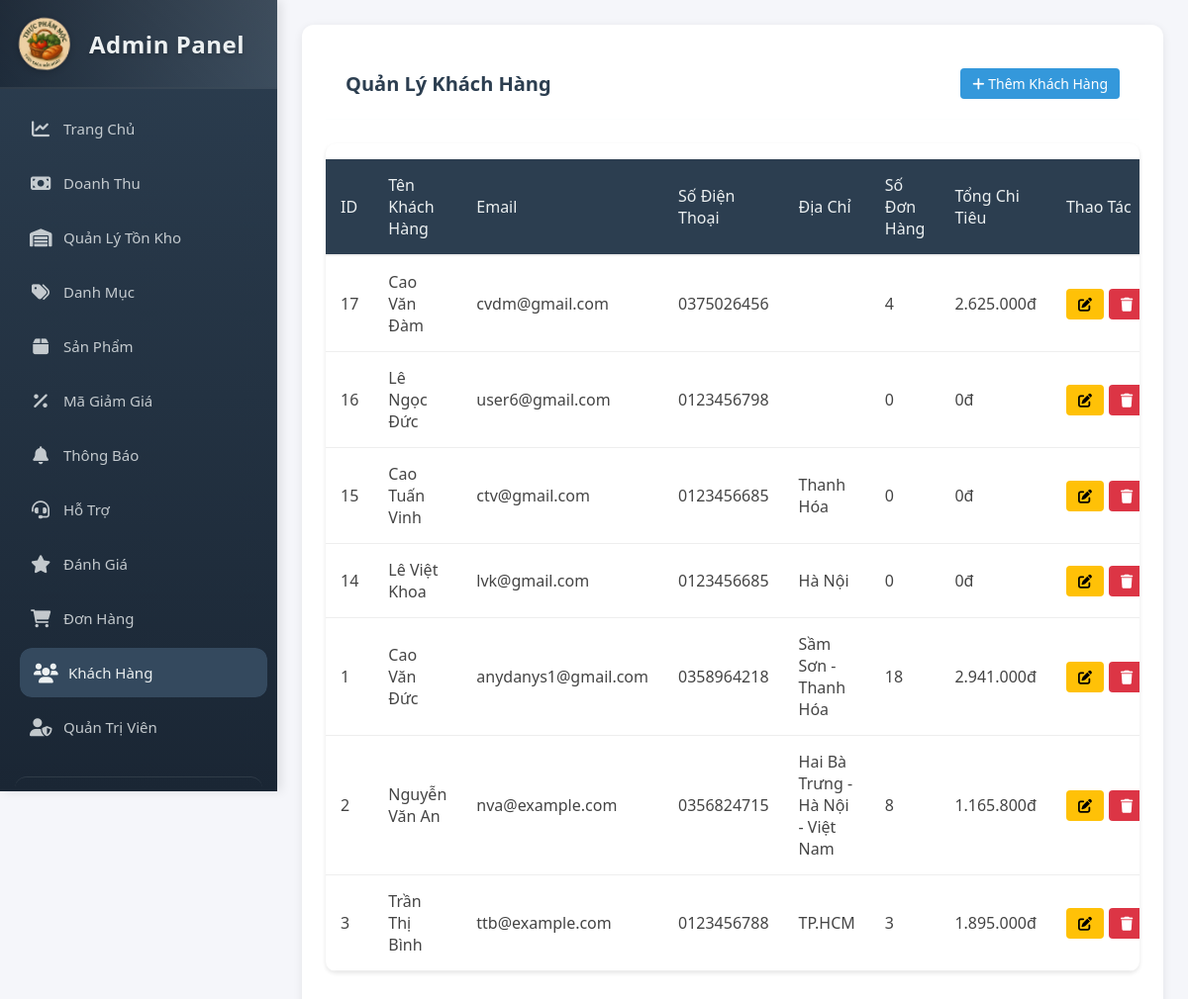
The app's page /QL_ThucPham/admin/customers.php (signed in) with its own data.
### tables this page shows
CREATE TABLE `customers` (
  `customer_id` int(11) NOT NULL,
  `username` varchar(50) NOT NULL,
  `password` varchar(255) NOT NULL,
  `name` varchar(255) NOT NULL,
  `email` varchar(255) NOT NULL,
  `phone_number` varchar(20) DEFAULT NULL,
  `address` text DEFAULT NULL,
  `created_at` timestamp NOT NULL DEFAULT current_timestamp(),
  `updated_at` timestamp NOT NULL DEFAULT current_timestamp() ON UPDATE current_timestamp()
);

### QL_ThucPham/admin/customers.php (the view, shortened to what this page needs)
<?php
$items_per_page = 10;
$current_page = isset($_GET['page']) ? (int)$_GET['page'] : 1;
$offset = ($current_page - 1) * $items_per_page;
$conn = getDBConnection();
$query = "SELECT c.*,
          (SELECT COUNT(*) FROM orders o WHERE o.customer_id = c.customer_id) as order_count,
          (SELECT SUM(total_amount) FROM orders o WHERE o.customer_id = c.customer_id) as total_spent
          FROM customers c
          ORDER BY c.created_at DESC
          LIMIT $offset, $items_per_page";
$customers = $conn->query($query);
?>
<!DOCTYPE html>
<html lang="vi">
<head>
    <link rel="stylesheet" href="assets/css/admin-style.css">
    <link rel="stylesheet" href="https://cdnjs.cloudflare.com/ajax/libs/font-awesome/6.0.0/css/all.min.css">
</head>
<body>
    <div class="admin-container">
        <?php include 'sidebar.php'; ?>
        <main class="main-content">
            <div class="card">
                <div class="card-header">
                    <h2 class="card-title">Quản Lý Khách Hàng</h2>
                    <button class="btn btn-primary" onclick="showAddForm()">
                        <i class="fas fa-plus"></i> Thêm Khách Hàng
                    </button>
                </div>
                <div class="table-container">
                    <table>
                        <thead>
                            <tr>
                                <th>ID</th>
                                <th>Tên Khách Hàng</th>
                                <th>Email</th>
                                <th>Số Điện Thoại</th>
                                <th>Địa Chỉ</th>
                                <th>Số Đơn Hàng</th>
                                <th>Tổng Chi Tiêu</th>
                                <th>Thao Tác</th>
                            </tr>
                        </thead>
                        <tbody>
                    <?php while ($customer = $customers->fetch_assoc()): ?>
                                <tr>
                                    <td><?php echo $customer['customer_id']; ?></td>
                                    <td><?php echo $customer['name']; ?></td>
                                    <td><?php echo $customer['email']; ?></td>
                                    <td><?php echo $customer['phone_number']; ?></td>
                                    <td><?php echo $customer['address']; ?></td>
                                    <td><?php echo $customer['order_count']; ?></td>
                                    <td><?php echo number_format($customer['total_spent'] ?? 0, 0, ',', '.') . 'đ'; ?></td>
                                    <td>
                                        <div class="btn-group">
                                            <button class="btn btn-warning" onclick="showEditForm(<?php echo htmlspecialchars(json_encode($customer)); ?>)">
                                        <i class="fas fa-edit"></i>
                                    </button>
                                            <button class="btn btn-danger" onclick="confirmDelete(<?php echo $customer['customer_id']; ?>)">
                                        <i class="fas fa-trash"></i>
                                    </button>
                                </div>
                                    </td>
                                </tr>
                            <?php endwhile; ?>
                        </tbody>
                    </table>
                </div>
            </div>
        </main>
    </div>
</body>
</html>

### QL_ThucPham/admin/assets/css/admin-style.css (style rules this page uses)
:root { --primary-color: #2c3e50; --secondary-color: #34495e; --accent-color: #3498db; --success-color: #2ecc71; --danger-color: #e74c3c; --warning-color: #f1c40f; --text-color: #2c3e50; --light-bg: #f5f6fa; --white: #ffffff; --shadow: 0 2px 4px rgba(0,0,0,0.1); }
* { margin: 0; padding: 0; box-sizing: border-box; font-family: 'Segoe UI', Tahoma, Geneva, Verdana, sans-serif; }
body { background-color: var(--light-bg); color: var(--text-color); }
.admin-container { display: flex; min-height: 100vh; }
.main-content { flex: 1; padding: 2rem; margin-left: 250px; }
.card { background: var(--white); border-radius: 10px; padding: 1.5rem; margin-bottom: 1.5rem; box-shadow: var(--shadow); }
.card-header { display: flex; justify-content: space-between; align-items: center; margin-bottom: 1.5rem; }
.card-title { font-size: 1.25rem; color: var(--primary-color); }
.table-container { overflow-x: auto; }
table { width: 100%; border-collapse: collapse; margin: 1rem 0; }
th, td { padding: 1rem; text-align: left; border-bottom: 1px solid #ddd; }
th { background-color: var(--primary-color); color: var(--white); }
.btn { padding: 0.75rem 1.5rem; border: none; border-radius: 5px; cursor: pointer; font-size: 1rem; transition: all 0.3s ease; }
.btn-primary { background-color: var(--accent-color); color: var(--white); }
.btn-danger { background-color: var(--danger-color); color: var(--white); }
.btn-warning { background-color: var(--warning-color); color: var(--text-color); }

### QL_ThucPham/admin/assets/css/admin-sidebar.css (style rules this page uses)
:root { --primary-color: #2c3e50; --primary-light: #3c526d; --primary-dark: #1a2634; --secondary-color: #34495e; --accent-color: #3498db; --hover-color: #2980b9; --text-light: #ecf0f1; --text-dark: #2c3e50; --border-color: rgba(236, 240, 241, 0.1); --bg-light: #f5f6fa; --bg-dark: #2c3e50; --danger-color: #e74c3c; --success-color: #2ecc71; --menu-item-height: 50px; --transition-speed: 0.3s; --sidebar-width: 280px; }
* { margin: 0; padding: 0; box-sizing: border-box; }
body { font-family: 'Segoe UI', Tahoma, Geneva, Verdana, sans-serif; background-color: var(--bg-light); min-height: 100vh; display: flex; }
.main-content { margin-left: var(--sidebar-width); padding: 25px; min-height: 100vh; width: calc(100% - var(--sidebar-width)); background-color: var(--bg-light); transition: margin-left var(--transition-speed); }
.card { background: white; border-radius: 12px; box-shadow: 0 2px 10px rgba(0, 0, 0, 0.08); margin-bottom: 25px; overflow: hidden; }
.card-header { padding: 20px; border-bottom: 1px solid var(--border-color); background: white; }
table { width: 100%; border-collapse: collapse; margin-bottom: 0; }
th, td { padding: 15px; text-align: left; border-bottom: 1px solid var(--border-color); }
th { background: var(--primary-color); color: var(--text-light); font-weight: 500; }

### QL_ThucPham/admin/customers.php (style rules this page uses)
.admin-container { display: flex; min-height: 100vh; width: 100%; }
.main-content { flex: 1; width: calc(100% - var(--sidebar-width)); margin-left: var(--sidebar-width); padding: 20px; background-color: var(--bg-light); }
.table-container { background: white; border-radius: 10px; box-shadow: 0 2px 4px rgba(0,0,0,0.1); overflow: hidden; margin: 20px 0; }
.table-container table { width: 100%; border-collapse: collapse; }
.table-container th { padding: 15px; text-align: left; border-bottom: 2px solid #eee; }
.table-container td { padding: 15px; border-bottom: 1px solid #eee; color: #444; }
.btn-group { display: flex; gap: 5px; }
.btn { padding: 6px 12px; border-radius: 4px; font-size: 14px; cursor: pointer; transition: all 0.3s ease; }
.btn-warning { background-color: #ffc107; color: #000; }
.btn-danger { background-color: #dc3545; color: white; }

### records on screen
customers: customer_id "17", name "Cao Văn Đàm", email "cvdm@gmail.com", phone_number "0375026456", order_count "4", total_spent "2.625.000"
customers: customer_id "16", name "Lê Ngọc Đức", email "user6@gmail.com", phone_number "0123456798", order_count "0", total_spent "0"
customers: customer_id "15", name "Cao Tuấn Vinh", email "ctv@gmail.com", phone_number "0123456685", address "Thanh Hóa", order_count "0", total_spent "0"
customers: customer_id "14", name "Lê Việt Khoa", email "lvk@gmail.com", phone_number "0123456685", address "Hà Nội", order_count "0", total_spent "0"
customers: customer_id "1", name "Cao Văn Đức", email "anydanys1@gmail.com", phone_number "0358964218", address "Sầm Sơn - Thanh Hóa", order_count "18", total_spent "2.941.000"
customers: customer_id "2", name "Nguyễn Văn An", email "nva@example.com", phone_number "0356824715", address "Hai Bà Trưng - Hà Nội - Việt Nam", order_count "8", total_spent "1.165.800"
customers: customer_id "3", name "Trần Thị Bình", email "ttb@example.com", phone_number "0123456788", address "TP.HCM", order_count "3", total_spent "1.895.000"
